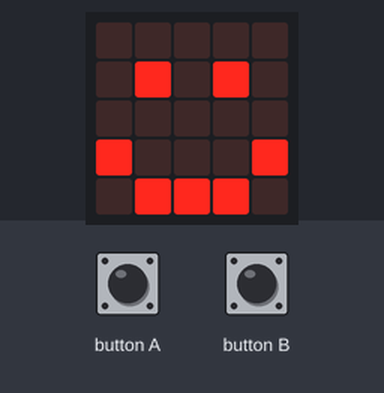
A program run on a simulated BBC micro:bit (MakeCode). On the bench: the board's 5×5 LED display. The inputs (shaded band) are chosen by the test bench.

Above: at 1.8 s.
1.9 s: button A pressed for 0.15 s
At 2.3 s:
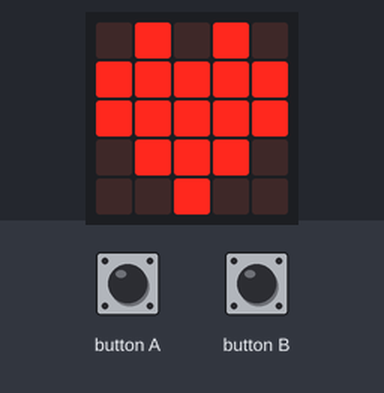
3.5 s: button B pressed for 0.15 s
At 4.7 s:
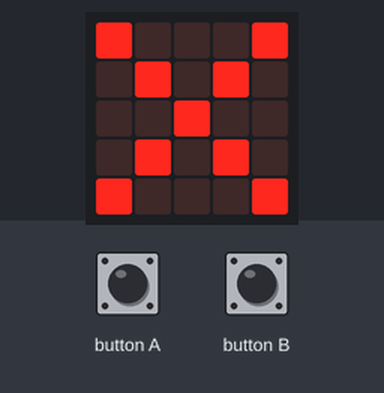
Timing chart, 0 to 6.5 s (numbered marks = the images above; inputs shaded):
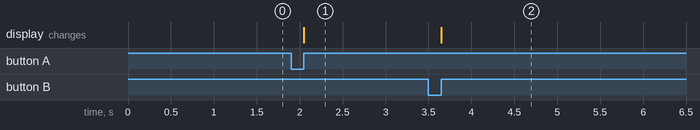

Measured:
- after the input at 1.9 s, the display: changes after 0.15 s (image 1)
- after the input at 3.5 s, the display: changes after 0.15 s (image 2)

The program:

main.ts
```typescript
input.onButtonPressed(Button.A, function () {
    basic.showLeds(`
        . # . # .
        # # # # #
        # # # # #
        . # # # .
        . . # . .
        `)
})
input.onButtonPressed(Button.B, function () {
    basic.showLeds(`
        # . . . #
        . # . # .
        . . # . .
        . # . # .
        # . . . #
        `)
})
basic.showIcon(IconNames.Happy)
```

test.ts
```typescript
// testene settes inn her; disse vil ikke kompilert så lenge denne pakken blir brukt som en utvidelse.
```
